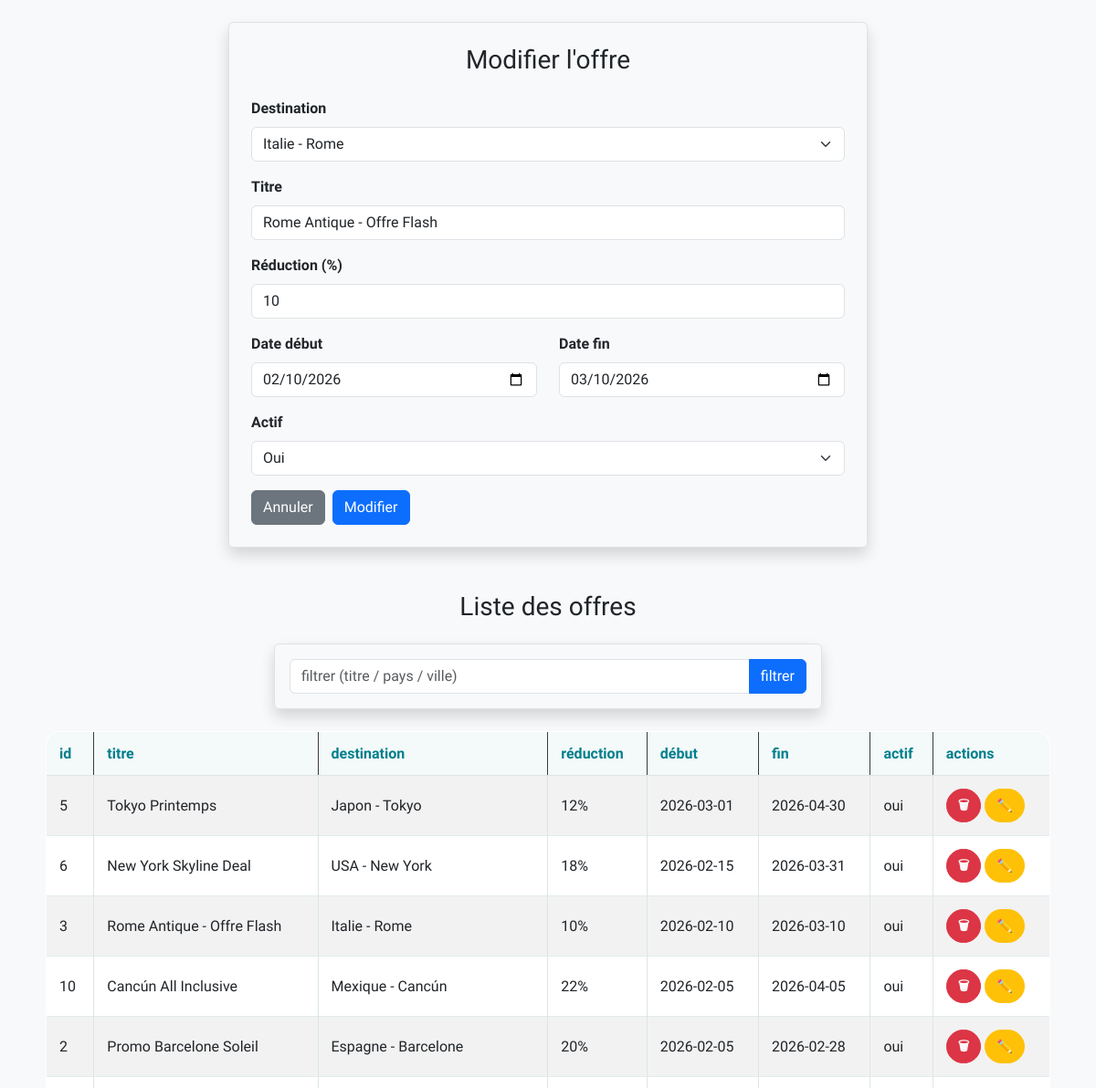
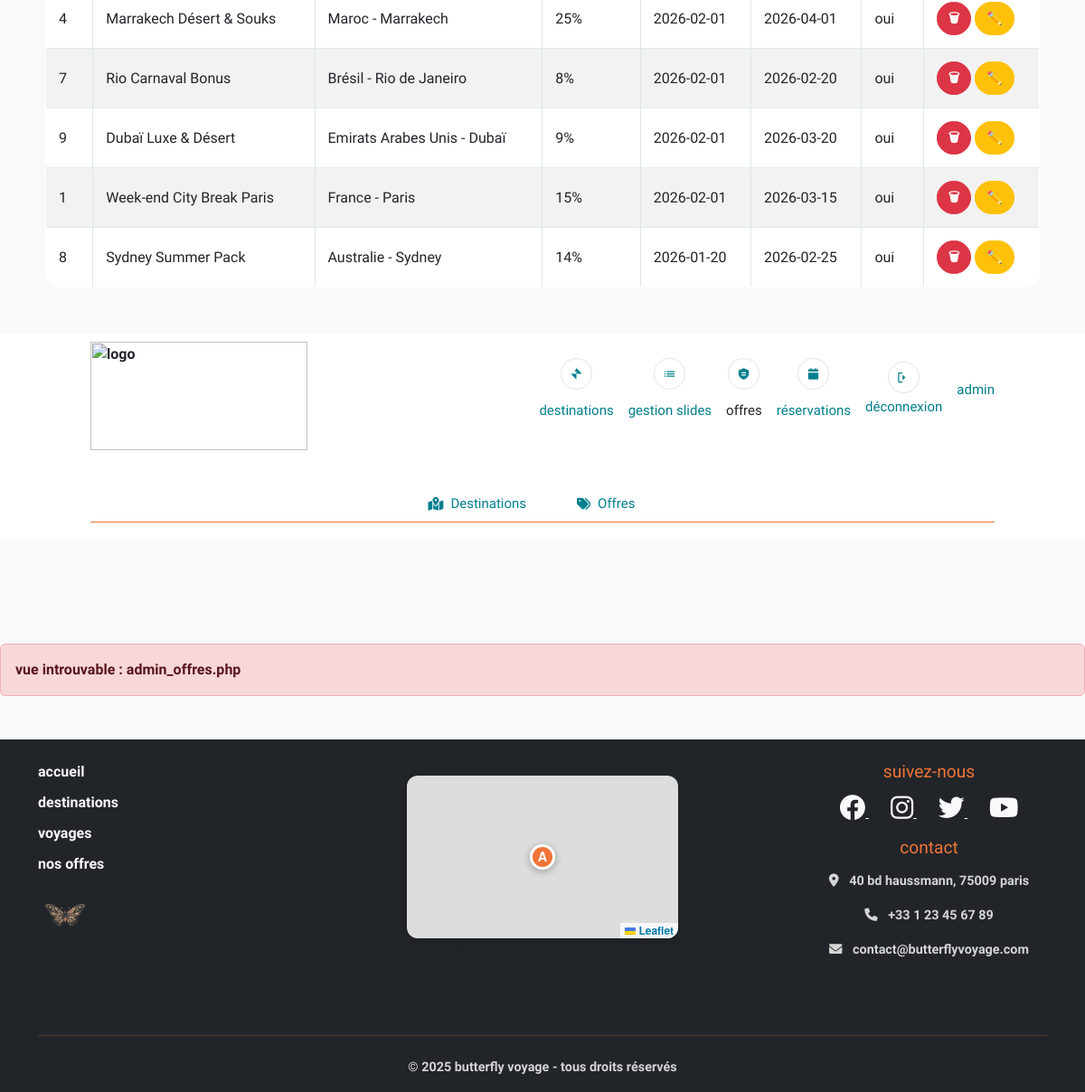
/index.php?page=admin_offres&action=edit&id_offre=3 (signed in), run on the app's committed database (2 pictures, top to bottom).
### tables this page shows
CREATE TABLE IF NOT EXISTS offres (
  id_offre INT NOT NULL AUTO_INCREMENT,
  id_destination INT NOT NULL,
  titre VARCHAR(150) NOT NULL,
  pourcentage_reduction INT NOT NULL,
  date_debut DATE NOT NULL,
  date_fin DATE NOT NULL,
  actif TINYINT(1) NOT NULL DEFAULT 1,
  PRIMARY KEY (id_offre),
  KEY fk_offre_destination (id_destination)
);

CREATE TABLE IF NOT EXISTS destinations (
  id_destination INT NOT NULL AUTO_INCREMENT,
  pays VARCHAR(100) NOT NULL,
  ville VARCHAR(100) NOT NULL,
  id_continent INT DEFAULT NULL,
  description TEXT,
  prix_base DECIMAL(10,2) NOT NULL,
  image_url VARCHAR(255) DEFAULT NULL,
  actif TINYINT(1) NOT NULL DEFAULT 1,
  PRIMARY KEY (id_destination),
  KEY fk_destination_continent (id_continent)
);

### controleur/gestion_admin_offres.php (called while the page is built, shortened)
<?php
$unControleur->verifAdmin();
$offre = null;
if (isset($_GET["action"], $_GET["id_offre"])) {
    $action = $_GET["action"];
    $id_offre = (int) $_GET["id_offre"];
    if ($action === "edit") {
        $offre = $unControleur->selectWhere_offre($id_offre);
    }
}
$destinations = $unControleur->selectAll_destinations();
if (isset($_POST["Filtrer"])) {
    $filtre = $_POST["filtre"] ?? "";
    $lesOffres = $unControleur->selectLike_offre($filtre);
} else {
    $lesOffres = $unControleur->selectAll_offres();
}
require_once "vue/vue_insert_offre.php";
require_once "vue/vue_select_offres.php";

### modele/modele_class.php (called while the page is built, shortened)
<?php
class Modele
{
    private PDO $pdo;
    public function __construct()
    {
        $dsn = "mysql:host=localhost;dbname=agence_bfly;charset=utf8mb4";
        $user = "root";
        $password = "";
        try {
            $this->pdo = new PDO($dsn, $user, $password, [
                PDO::ATTR_ERRMODE => PDO::ERRMODE_EXCEPTION,
            ]);
        } catch (PDOException $e) {
            echo "erreur de connexion à " . $dsn . "<br>";
            echo $e->getMessage();
            exit();
        }
    }
    private function fetchOne(string $sql, array $params = []): array|false
    {
        $stmt = $this->pdo->prepare($sql);
        $stmt->execute($params);
        return $stmt->fetch(PDO::FETCH_ASSOC);
    }
    private function fetchAll(string $sql, array $params = []): array
    {
        $stmt = $this->pdo->prepare($sql);
        $stmt->execute($params);
        return $stmt->fetchAll(PDO::FETCH_ASSOC);
    }
    public function selectAll_destinations(): array
    {
        $sql = "select d.*, c.nom as continent
                from destinations d
                left join continents c on c.id_continent = d.id_continent
                where d.actif = 1
                order by d.pays, d.ville";
        return $this->fetchAll($sql);
    }
    public function selectAll_offres(): array
    {
        $sql = "select o.*, d.pays, d.ville, cont.nom as continent
                from offres o
                join destinations d on d.id_destination = o.id_destination
                left join continents cont on cont.id_continent = d.id_continent
                order by o.date_debut desc";
        return $this->fetchAll($sql);
    }
    public function selectWhere_offre(int $id_offre): array|false
    {
        $sql = "select *
                from offres
                where id_offre = :id_offre";
        return $this->fetchOne($sql, [":id_offre" => $id_offre]);
    }
}

### controleur/controleur_class.php (called while the page is built, shortened)
<?php
require_once "modele/modele_class.php";
class Controleur
{
    private Modele $modele;
    public function __construct()
    {
        $this->modele = new Modele();
    }
    public function selectAll_destinations()
    {
        return $this->modele->selectAll_destinations();
    }
    public function selectAll_offres()
    {
        return $this->modele->selectAll_offres();
    }
    public function selectWhere_offre(int $id_offre)
    {
        return $this->modele->selectWhere_offre($id_offre);
    }
}

### vue/vue_select_offres.php (the view, shortened to what this page needs)
<h3 class="text-center mt-5 mb-4">Liste des offres</h3>
<form method="post" class="container mt-3 p-3 border rounded shadow" style="max-width:600px;">
    <div class="input-group">
        <input
            type="text"
            name="filtre"
            class="form-control"
            placeholder="filtrer (titre / pays / ville)"
            value="<?= htmlspecialchars($_POST["filtre"] ?? "") ?>"
        >
        <button type="submit" name="Filtrer" class="btn btn-primary">filtrer</button>
    </div>
</form>
<div class="container mt-4">
    <table class="table table-striped table-bordered">
        <thead class="table-dark">
            <tr>
                <th>id</th>
                <th>titre</th>
                <th>destination</th>
                <th>réduction</th>
                <th>début</th>
                <th>fin</th>
                <th>actif</th>
                <th>actions</th>
            </tr>
        </thead>
        <tbody>
            <?php if (!empty($lesOffres)): ?>
                <?php foreach ($lesOffres as $o): ?>
                    <?php
                    $idOffre = (int) ($o["id_offre"] ?? 0);
                    $titre = $o["titre"] ?? "";
                    $pays = $o["pays"] ?? "";
                    $ville = $o["ville"] ?? "";
                    $destinationTexte = trim($pays . " - " . $ville, " -");
                    $reduc = (int) ($o["pourcentage_reduction"] ?? 0);
                    $dateDebut = $o["date_debut"] ?? "";
                    $dateFin = $o["date_fin"] ?? "";
                    $actif = ((int) ($o["actif"] ?? 0) === 1);
                    ?>
                    <tr>
                        <td><?= $idOffre ?></td>
                        <td><?= htmlspecialchars($titre) ?></td>
                        <td><?= htmlspecialchars($destinationTexte) ?></td>
                        <td><?= $reduc ?>%</td>
                        <td><?= htmlspecialchars($dateDebut) ?></td>
                        <td><?= htmlspecialchars($dateFin) ?></td>
                        <td><?= $actif ? "oui" : "non" ?></td>
                        <td>
                            <a
                                class="btn btn-danger btn-sm"
                                href="index.php?page=admin_offres&action=sup&id_offre=<?= $idOffre ?>"
                                onclick="return confirm('voulez-vous vraiment supprimer cette offre ?');"
                                title="supprimer"
                            >
                                🗑
                            </a>
                            <a
                                class="btn btn-warning btn-sm"
                                href="index.php?page=admin_offres&action=edit&id_offre=<?= $idOffre ?>"
                                title="modifier"
                            >
                                ✏️
                            </a>
                        </td>
                    </tr>
                <?php endforeach; ?>
            <?php endif; ?>
        </tbody>
    </table>
</div>

### vue/vue_insert_offre.php (shortened to what this page needs)
<div class="container mt-4">
    <form method="post" class="p-4 border rounded shadow" style="max-width:700px; margin:auto;">
        <?php
        $isEdit = ($offre !== null);
        $idOffreDestination = (int) ($offre["id_destination"] ?? 0);
        $titre = $offre["titre"] ?? "";
        $reduc = (int) ($offre["pourcentage_reduction"] ?? 0);
        $dateDebut = $offre["date_debut"] ?? "";
        $dateFin = $offre["date_fin"] ?? "";
        $actif = (int) ($offre["actif"] ?? 1);
        ?>
        <h3 class="text-center mb-4">
            <?= $isEdit ? "Modifier l'offre" : "Ajouter une offre" ?>
        </h3>
        <div class="mb-3">
            <label class="form-label">Destination</label>
            <select name="id_destination" class="form-select" required>
                <?php foreach ($destinations as $d): ?>
                    <?php
                    $idDest = (int) ($d["id_destination"] ?? 0);
                    $labelDest = trim(($d["pays"] ?? "") . " - " . ($d["ville"] ?? ""));
                    $selected = ($isEdit && $idOffreDestination === $idDest) ? "selected" : "";
                    ?>
                    <option value="<?= $idDest ?>" <?= $selected ?>>
                        <?= htmlspecialchars($labelDest) ?>
                    </option>
                <?php endforeach; ?>
            </select>
        </div>
        <div class="mb-3">
            <label class="form-label">Titre</label>
            <input
                type="text"
                name="titre"
                class="form-control"
                value="<?= htmlspecialchars($titre) ?>"
                required
            >
        </div>
        <div class="mb-3">
            <label class="form-label">Réduction (%)</label>
            <input
                type="number"
                name="pourcentage_reduction"
                class="form-control"
                min="0"
                max="100"
                value="<?= $reduc ?>"
                required
            >
        </div>
        <div class="row">
            <div class="col-md-6 mb-3">
                <label class="form-label">Date début</label>
                <input
                    type="date"
                    name="date_debut"
                    class="form-control"
                    value="<?= htmlspecialchars($dateDebut) ?>"
                    required
                >
            </div>
            <div class="col-md-6 mb-3">
                <label class="form-label">Date fin</label>
                <input
                    type="date"
                    name="date_fin"
                    class="form-control"
                    value="<?= htmlspecialchars($dateFin) ?>"
                    required
                >
            </div>
        </div>
        <div class="mb-3">
            <label class="form-label">Actif</label>
            <select name="actif" class="form-select">
                <option value="1" <?= $actif === 1 ? "selected" : "" ?>>Oui</option>
            </select>
        </div>
        <div class="d-flex gap-2">
            <button type="reset" class="btn btn-secondary">Annuler</button>
            <button
                type="submit"
                name="<?= $isEdit ? "Modifier" : "Valider" ?>"
                class="btn btn-primary"
            >
                <?= $isEdit ? "Modifier" : "Valider" ?>
            </button>
        </div>
    </form>
</div>

### style/style.css (style rules this page uses)
:root { --primary-color: #F27438; --secondary-color: #007F8C; --text-color: #2C3E50; --muted-color: #7FA7A9; --bg-light: #F4F9F9; --border-color: #DCE6E6; --border-radius: 14px; --btn-radius: 50rem; --shadow: 0 8px 20px rgba(0, 127, 140, 0.15); }
body { font-family: "Poiret One", sans-serif; font-weight: bold; background-color: white; margin: 0; padding: 0; }

### style/admin.css (style rules this page uses)
table.table.table-bordered { max-width: 1100px; margin: 0 auto 50px; background: #fff; border-radius: 16px; overflow: hidden; border: 1px solid var(--border-color); }
table.table.table-bordered thead th { background: var(--bg-light); color: var(--secondary-color); font-weight: 700; border-bottom: 1px solid var(--border-color); padding: 14px; }
table.table.table-bordered td { padding: 14px; vertical-align: middle; border-bottom: 1px solid rgba(220, 230, 230, 0.8); }
table.table.table-bordered .btn.btn-warning.btn-sm, table.table.table-bordered .btn.btn-danger.btn-sm { border-radius: 50rem; padding: 7px 12px; font-weight: 600; }

### data on the page
offres: titre "Rome Antique - Offre Flash", pourcentage_reduction "10", date_debut "02/10/2026", date_fin "03/10/2026", actif "Oui", id_offre "3", id_destination.ville "Italie - Rome", date_debut "2026-02-10", date_fin "2026-03-10", shows "oui"
offres: id_offre "5", titre "Tokyo Printemps", id_destination.ville "Japon - Tokyo", pourcentage_reduction "12", date_debut "2026-03-01", date_fin "2026-04-30", actif "oui"
offres: id_offre "6", titre "New York Skyline Deal", id_destination.ville "USA - New York", pourcentage_reduction "18", date_debut "2026-02-15", date_fin "2026-03-31", actif "oui"
offres: id_offre "10", titre "Cancún All Inclusive", id_destination.ville "Mexique - Cancún", pourcentage_reduction "22", date_debut "2026-02-05", date_fin "2026-04-05", actif "oui"
offres: id_offre "2", titre "Promo Barcelone Soleil", id_destination.ville "Espagne - Barcelone", pourcentage_reduction "20", date_debut "2026-02-05", date_fin "2026-02-28", actif "oui"
offres: id_offre "4", titre "Marrakech Désert & Souks", id_destination.ville "Maroc - Marrakech", pourcentage_reduction "25", date_debut "2026-02-01", date_fin "2026-04-01", actif "oui"
offres: id_offre "7", titre "Rio Carnaval Bonus", id_destination.ville "Brésil - Rio de Janeiro", pourcentage_reduction "8", date_debut "2026-02-01", date_fin "2026-02-20", actif "oui"
offres: id_offre "9", titre "Dubaï Luxe & Désert", id_destination.ville "Emirats Arabes Unis - Dubaï", pourcentage_reduction "9", date_debut "2026-02-01", date_fin "2026-03-20", actif "oui"
offres: id_offre "1", titre "Week-end City Break Paris", id_destination.ville "France - Paris", pourcentage_reduction "15", date_debut "2026-02-01", date_fin "2026-03-15", actif "oui"
offres: id_offre "8", titre "Sydney Summer Pack", id_destination.ville "Australie - Sydney", pourcentage_reduction "14", date_debut "2026-01-20", date_fin "2026-02-25", actif "oui"

### other printed values
$prenomAffiche "admin"
$vue "admin_offres.php"
form field id_destination "Italie - Rome"
